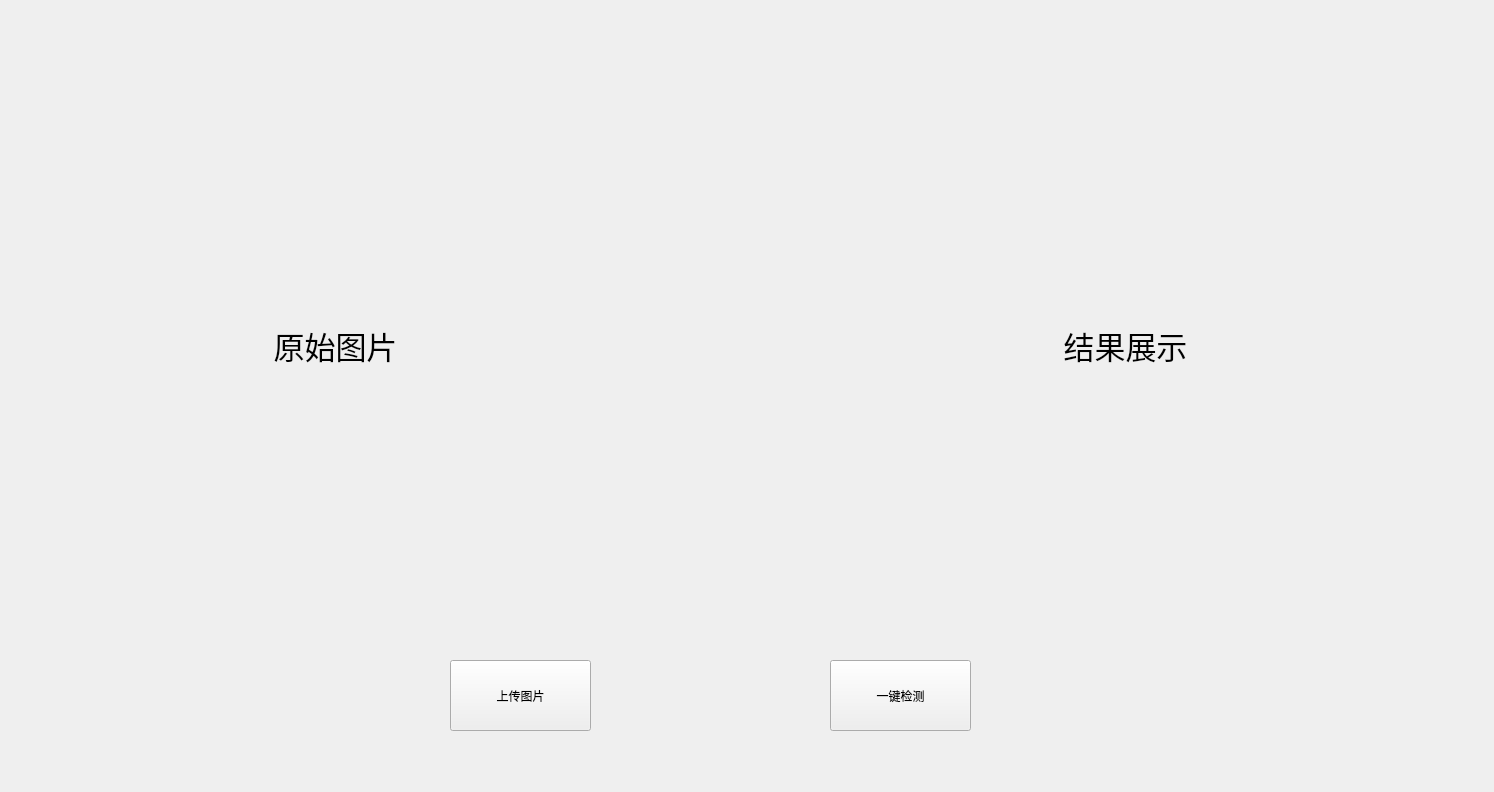
<?xml version="1.0" encoding="UTF-8"?>
<ui version="4.0">
 <class>Form</class>
 <widget class="QWidget" name="Form">
  <property name="geometry">
   <rect>
    <x>0</x>
    <y>0</y>
    <width>1494</width>
    <height>792</height>
   </rect>
  </property>
  <property name="windowTitle">
   <string>Form</string>
  </property>
  <property name="autoFillBackground">
   <bool>false</bool>
  </property>
  <widget class="QLabel" name="source">
   <property name="geometry">
    <rect>
     <x>120</x>
     <y>90</y>
     <width>431</width>
     <height>511</height>
    </rect>
   </property>
   <property name="sizePolicy">
    <sizepolicy hsizetype="Preferred" vsizetype="Preferred">
     <horstretch>0</horstretch>
     <verstretch>0</verstretch>
    </sizepolicy>
   </property>
   <property name="font">
    <font>
     <pointsize>23</pointsize>
    </font>
   </property>
   <property name="text">
    <string>原始图片</string>
   </property>
   <property name="scaledContents">
    <bool>false</bool>
   </property>
   <property name="alignment">
    <set>Qt::AlignCenter</set>
   </property>
  </widget>
  <widget class="QLabel" name="request">
   <property name="geometry">
    <rect>
     <x>870</x>
     <y>90</y>
     <width>511</width>
     <height>511</height>
    </rect>
   </property>
   <property name="sizePolicy">
    <sizepolicy hsizetype="Fixed" vsizetype="Fixed">
     <horstretch>0</horstretch>
     <verstretch>0</verstretch>
    </sizepolicy>
   </property>
   <property name="font">
    <font>
     <pointsize>23</pointsize>
    </font>
   </property>
   <property name="text">
    <string>结果展示</string>
   </property>
   <property name="alignment">
    <set>Qt::AlignCenter</set>
   </property>
  </widget>
  <widget class="QPushButton" name="button">
   <property name="geometry">
    <rect>
     <x>450</x>
     <y>660</y>
     <width>141</width>
     <height>71</height>
    </rect>
   </property>
   <property name="text">
    <string>上传图片</string>
   </property>
  </widget>
  <widget class="QPushButton" name="button2">
   <property name="geometry">
    <rect>
     <x>830</x>
     <y>660</y>
     <width>141</width>
     <height>71</height>
    </rect>
   </property>
   <property name="text">
    <string>一键检测</string>
   </property>
  </widget>
 </widget>
 <resources/>
 <connections/>
</ui>
